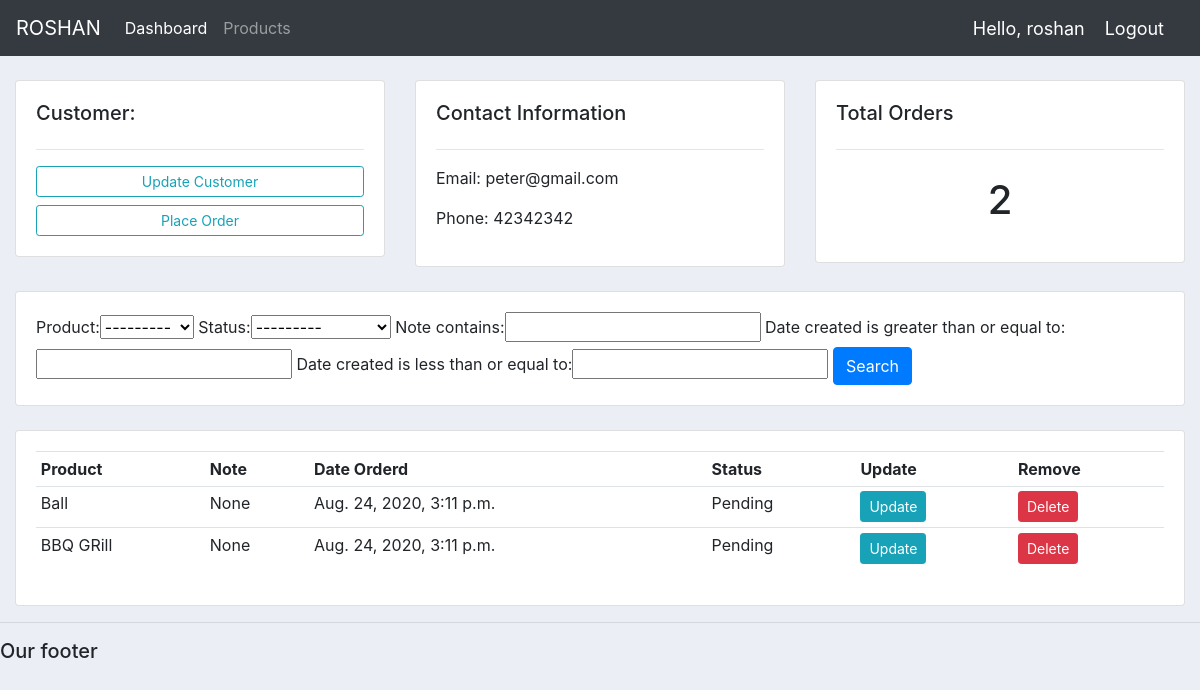
The page /customers/3/ (signed in) on the database its author committed.
### accounts/models.py (models this page shows, shortened)
class Customers(models.Model):
    user = models.OneToOneField(User, null=True, blank=True, on_delete=models.CASCADE)
    name = models.CharField(max_length=200, null=True)
    phone = models.CharField(max_length=200, null=True)
    email = models.CharField(max_length=200, null=True)
    profile_pic = models.ImageField(default='profile_pic.jpg', null=True, blank=True)
    date_created = models.DateTimeField(auto_now_add=True, null=True)

class Order(models.Model):
    STATUS = (
        ('Pending', 'Pending'),
        ('Out for delivery', 'Out for delivery'),
        ('Delivered', 'Delivered'),
    )
    customer = models.ForeignKey(Customers, null=True, on_delete=models.SET_NULL)
    product = models.ForeignKey(Product, null=True, on_delete=models.SET_NULL)
    date_created = models.DateTimeField(auto_now_add=True, null=True)
    status = models.CharField(max_length=200, null=True, choices=STATUS)
    note = models.CharField(max_length=1000, null=True)

class Product(models.Model):
    CATEGORY = (
        ('Indoor', 'Indoor'),
        ('Outdoor', 'Outdoor',)
    )
    name = models.CharField(max_length=200, null=True)
    price = models.FloatField(null=True)
    category = models.CharField(max_length=200, null=True, choices=CATEGORY)
    description = models.CharField(max_length=200, null=True, blank=True)
    date_created = models.DateTimeField(auto_now_add=True, null=True)
    tags = models.ManyToManyField(Tag)
    def __str__(self):
        return self.name

### accounts/decorators.py (the view)
        def wrapper_func(request, *args, **kwargs):
            group = None
            if request.user.groups.exists():
                group = request.user.groups.all()[0].name
            if group in allowed_roles:
                return view_func(request, *args, **kwargs)
            else:
                return HttpResponse('You are not authorised to view this page.')

### accounts/views.py (called while the page is built)
@login_required(login_url='login')
@allowed_users(allowed_roles=['admin'])
def customers(request, pk):
    customers = Customers.objects.get(id=pk)
    orders = customers.order_set.all()
    order_count = orders.count()
    myFilter = OrderFilter(request.GET, queryset=orders)
    orders = myFilter.qs
    context = {'customers': customers, 'orders':orders, 'order_count':order_count, 'myFilter':myFilter}
    return render(request, 'customers.html', context)

### accounts/templates/customers.html
{%  extends 'main.html' %}
{% block content %}
   	<br>
<div class="row">
	<div class="col-md">
		<div class="card card-body">
			<h5>Customer:</h5>
			<hr>
			<a class="btn btn-outline-info  btn-sm btn-block" href="">Update Customer</a>
			<a class="btn btn-outline-info  btn-sm btn-block" href="{%url 'create_order' customers.id %}">Place Order</a>
		</div>
	</div>
	<div class="col-md">
		<div class="card card-body">
			<h5>Contact Information</h5>
			<hr>
			<p>Email: {{customers.email}}</p>
			<p>Phone: {{customers.phone}}</p>
		</div>
	</div>
	<div class="col-md">
		<div class="card card-body">
			<h5>Total Orders</h5>
			<hr>
			<h1 style="text-align: center;padding: 10px">{{order_count}}</h1>
		</div>
	</div>
</div>
<br>
<div class="row">
	<div class="col">
		<div class="card card-body">
			<form method="get">
				{{myFilter.form}}
		    <button class="btn btn-primary" type="submit">Search</button>
		  </form>
		</div>
	</div>
</div>
<br>
<div class="row">
	<div class="col-md">
		<div class="card card-body">
			<table class="table table-sm">
				<tr>
					<th>Product</th>
					<th>Note</th>
					<th>Date Orderd</th>
					<th>Status</th>
					<th>Update</th>
					<th>Remove</th>
				</tr>
				{% for order in orders %}
				<tr>
						<td>{{order.product}}</td>
						<td>{{order.note}}</td>
						<td>{{order.date_created}}</td>
						<td>{{order.status}}</td>
						<td><a class="btn btn-sm btn-info" href="{% url 'update_order' order.id %}">Update</a></td>
						<td><a class="btn btn-sm btn-danger" href="{% url 'delete_order' order.id %}">Delete</a></td>
				</tr>
				{% endfor %}
			</table>
		</div>
	</div>
</div>
{% endblock  %}

### accounts/templates/navbar.html (shortened to what this page needs)
{% load static %}
<nav class="navbar navbar-expand-lg navbar-dark bg-dark">
  <a class="navbar-brand" href="#">ROSHAN</a>
  <div class="collapse navbar-collapse" id="navbarNav">
    <ul class="navbar-nav">
    {% if request.user.is_staff %}
      <li class="nav-item active">
        <a class="nav-link" href="{% url 'home' %}">Dashboard </a>
      </li>
      <li class="nav-item">
        <a class="nav-link" href="{% url 'products' %}">Products</a>
      </li>
    {% else %}
      <li class="nav-item">
        <a class="nav-link" href="{% url 'accounts' %}">Settings</a>
      </li>
     {% endif %}
    </ul>
  </div>
<span class="hello-msg"> Hello, {{request.user}}</span>
<span> <a class="hello-msg" href={% url 'logout' %} >Logout</a> </span>
</nav>

### static/css/main.css (style rules this page uses)
body { background-color: #ebeff5; }

### accounts/templates/navbar.html (style rules this page uses)
.hello-msg { font-size: 18px; color:#fff; margin-right: 20px; }

### rows shown on the page
Customers: email "peter@gmail.com", phone "42342342"
Order: product "Ball", note "None", date_created "Aug. 24, 2020, 3:11 p.m.", status "Pending"
Order: product "BBQ GRill", note "None", date_created "Aug. 24, 2020, 3:11 p.m.", status "Pending"

### other values the page prints
{{ request.user }} "roshan"
{{ order_count }} "2"
